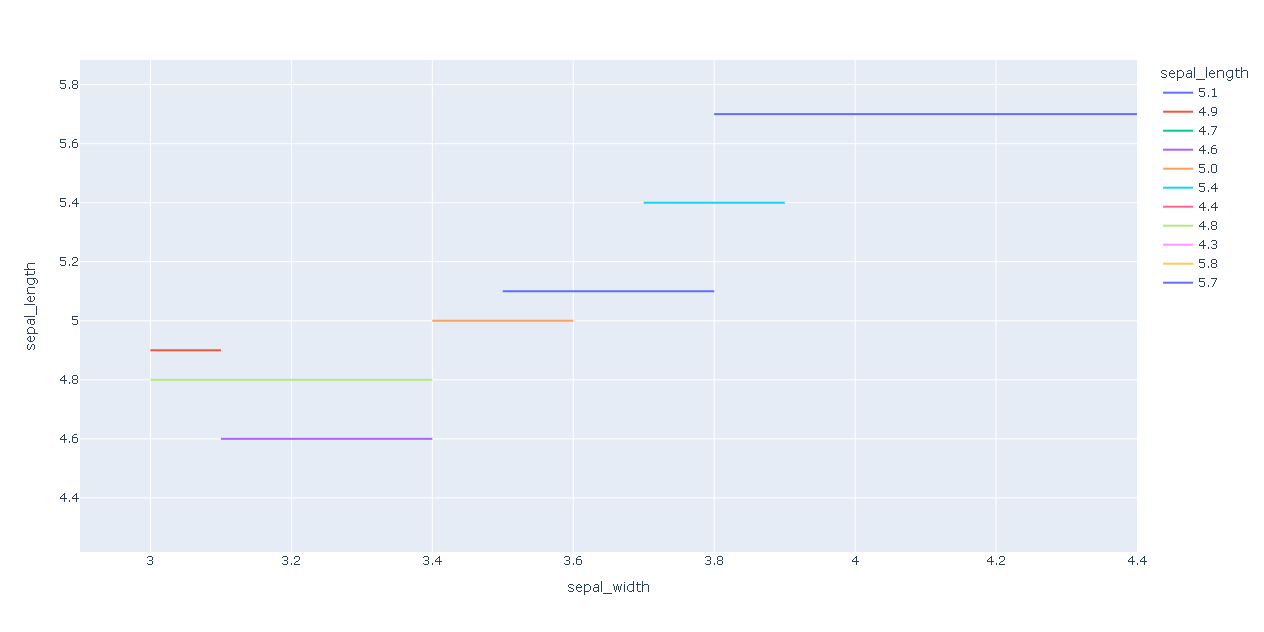

Write the Python code that produced this figure.
import plotly.express as px # Biblioteca usada para criar gráficos

df = px.data.iris().head(20) # DataFrame com conjunto de dados Iris
fig = px.line(df, x = "sepal_width", # Cria o objeto com os dados de x e y automaticamente por plotly.
              y = "sepal_length" ,
              color = "sepal_length")
fig.show() # Plota o gráfico

# plotly.express pode criar toda a fígura de uma só vez. Ele usa a graph_objects internamente
